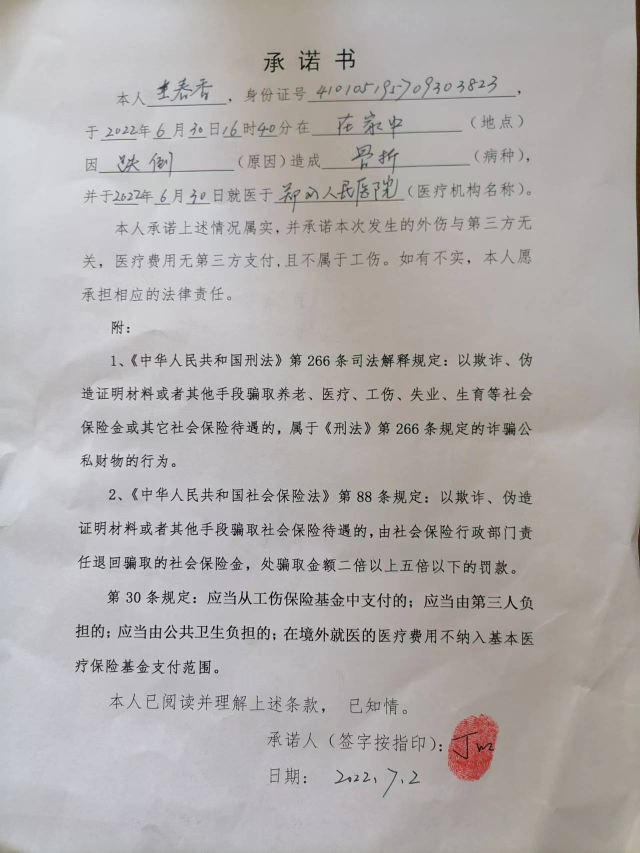
#> input picture opencv/2.jpg, 1280 x 1706 px, found by its file name (shown at 1/2 size)
$ python 'jpgT扫描2.py'
#> lines starting #> are read from the running program, lines starting #| are printed output that depends on the picture; after the words box and inside, x2 and y2 are one past the last pixel; in counts of white or black regions, pixels touching at a corner belong together
import cv2
from matplotlib.cbook import pts_to_midstep
import numpy as np


def rectify(h):
    h = h.reshape((4, 2))
    print(h)
    hnew = np.zeros((4, 2), dtype=np.float32)

    add = h.sum(1)
    print(add)
    hnew[0] = h[np.argmin(add)]
    hnew[2] = h[np.argmax(add)]

    diff = np.diff(h, axis=1)
    hnew[1] = h[np.argmin(diff)]
    hnew[3] = h[np.argmax(diff)]

    return hnew
#读入要检测的图片，此处读入单张图片。如果分辨率足够好的话，我们也可以使用笔记本电脑的摄像头。
image = cv2.imread(r'C:\Users\D\Documents\python\Python\opencv\2.jpg')
#> image is the input picture: shape (1706, 1280, 3); mean B, G, R 172.5, 173.3, 177.3
#重新设置图片的大小，以便对其进行处理:选择最佳维度，以便重要内容不会丢失
# image = cv2.resize(image, (1500,880))
height, width, channel = image.shape
#> height = 1706; width = 1280; channel = 3
adj_width=int(width/2)
#> adj_width = 640
adj_height=int(height/2)
#> adj_height = 853
image = cv2.resize(image, (int(width/2), int(height/2)))
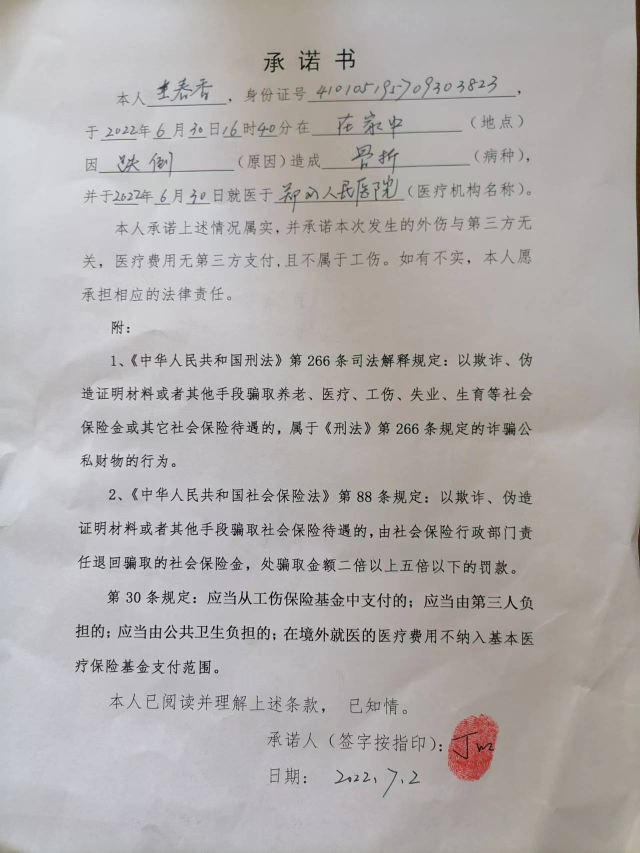
#> image: shape (853, 640, 3); mean B, G, R 172.6, 173.4, 177.4
#创建原始图像的副本
orig = image.copy()
#对图像进行灰度处理，并进而进行行高斯模糊处理
gray = cv2.cvtColor(image, cv2.COLOR_BGR2GRAY)
blurred = cv2.GaussianBlur(gray, (5, 5), 0)
#使用canny算法进行边缘检测
edged = cv2.Canny(blurred,0,50)
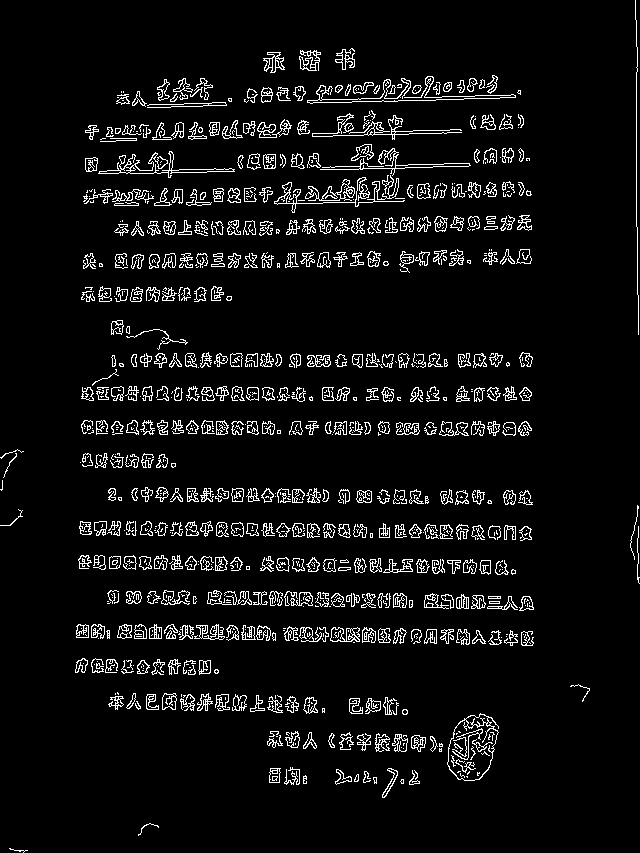
#> edged: shape (853, 640); 6.2% white in thin lines or dots
#创建canny算法处理后的副本
orig_edged = edged.copy()
#找到边缘图像中的轮廓，只保留最大的，并初始化屏幕轮廓
#findContours()函数用于从二值图像中查找轮廓
contours,heridency = cv2.findContours(edged, cv2.RETR_LIST, cv2.CHAIN_APPROX_NONE)
#> contours = 1737 contours, 1119 with area under 20; largest, box (x1, y1, x2, y2) and area: (447, 713, 499, 781) 2453, (447, 719, 499, 781) 2186, (98, 151, 235, 178) 499, (274, 175, 405, 213) 440, (305, 179, 355, 201) 406; heridency = 1737 rows, first 6: [1, -1, -1, -1], [2, 0, -1, -1], [3, 1, -1, -1], [4, 2, -1, -1], [5, 3, -1, -1], [6, 4, -1, -1]
#使用python中的sorted函数返回contours重新排序的结果（降序），排序规则（key）：根据计算的轮廓面积大小
contours = sorted(contours, key = cv2.contourArea, reverse = True)
#得到近似轮廓
for c in contours:
    p = cv2.arcLength(c, True)   #计算封闭轮廓的周长或者曲线的长度
    approx = cv2.approxPolyDP(c, 0.02*p, True)  #指定0.02*p精度逼近多边形曲线，这种近似曲线为闭合曲线,因此参数closed为True

    if len(approx) == 4:    #如果逼近的是四边形
        target = approx     #则此轮廓为要找的轮廓
        break               #找到即跳出循环
#> this loop made 24 passes
#> (p, target) on pass 24: (51.07, [[263, 155], [264, 168], [274, 168], [275, 154]])
#> p on passes 1 to 6: 245.3, 300.5, 688.4, 863.8, 229.2, 661.6

#将目标映射到800*800四边形
# approx = rectify(target)
approx = np.float32([[0,0],[adj_width,0],[adj_width, adj_height],[0, adj_height]])
#> approx = [[0, 0], [640, 0], [640, 853], [0, 853]]
pts2=approx
#> pts2 = [[0, 0], [640, 0], [640, 853], [0, 853]]
# pts2 = np.float32([[0,0],[800,0],[800,800],[0,800]])

#透视变换
# 使用gtePerspectiveTransform函数获得透视变换矩阵：approx是源图像中四边形的4个定点集合位置；pts2是目标图像的4个定点集合位置
M = cv2.getPerspectiveTransform(approx, pts2)
# 使用warpPerspective函数对源图像进行透视变换，输出图像dst大小为800*800
dst = cv2.warpPerspective(orig, M, (adj_width,adj_height))
#画出轮廓，-1表示所有的轮廓，画笔颜色为（0,255,0），粗细为2
cv2.drawContours(image, [target], -1, (0, 255, 0), 2)
#> image: shape (853, 640, 3); 0.03% of pixels changed, all inside (x1, y1, x2, y2) = (262, 153, 277, 170)
#对透视变换后的图像进行灰度处理
dst = cv2.cvtColor(dst, cv2.COLOR_BGR2GRAY)

#对透视变换后的图像使用阈值进行约束获得扫描结果

# 使用固定阈值操作：threshold()函数：有四个参数：第一个是原图像，第二个是进行分类的阈值，第三个是高于(低于)阈值时赋予的新值，
# 第四个是一个方法选择参数：cv2.THRESH_BINARY(黑白二值)
# 该函数返回值有两个参数，第一个是retVal(得到的阈值值(在OTSU会用到))，第二个是阈值化后的图像
ret, th1 = cv2.threshold(dst, 127, 255, cv2.THRESH_BINARY)    #进行固定阈值处理，得到二值图像
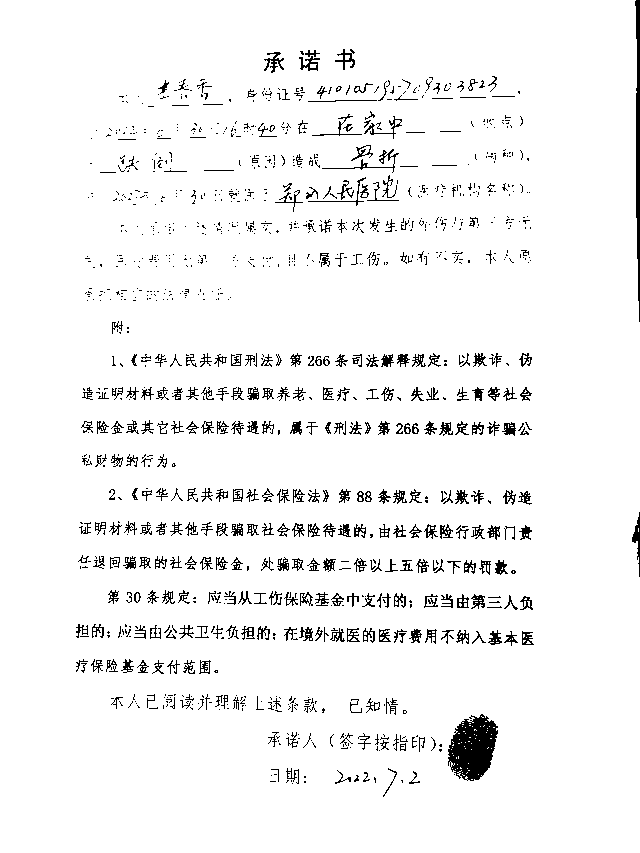
#> th1: shape (853, 640); 95.3% white; black in thin lines or dots, all inside (x1, y1, x2, y2) = (76, 0, 640, 797)
# 使用Otsu's二值化，在最后一个参数加上cv2.THRESH_OTSU
ret2, th2 = cv2.threshold(dst, 0, 255, cv2.THRESH_BINARY+cv2.THRESH_OTSU)
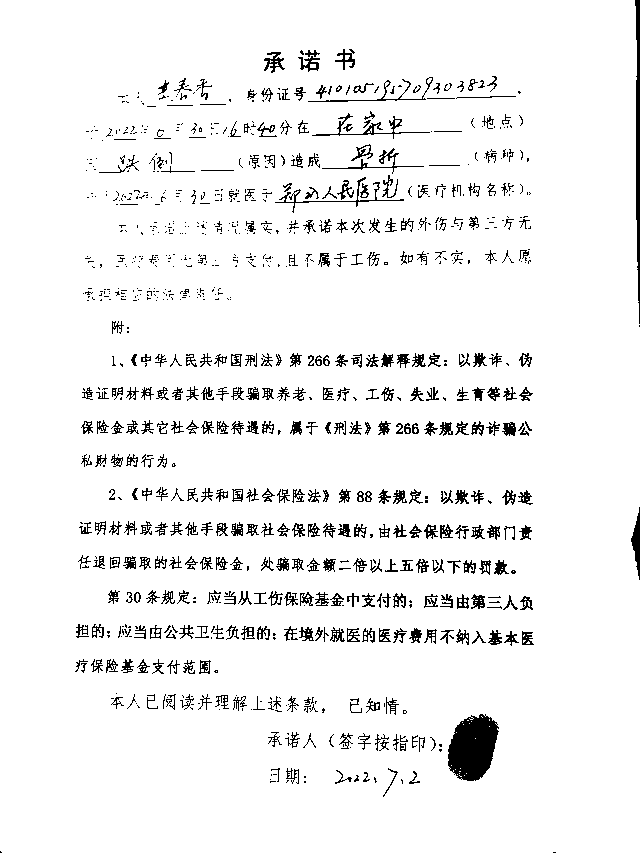
#> th2: shape (853, 640); 94.5% white; black in thin lines or dots
#> ret2 = 137

# 使用自适应阈值操作：adaptiveThreshold()函数
# 第二个参数为领域内均值，第五个参数为规定正方形领域大小（11*11），第六个参数是常数C：阈值等于均值减去这个常数
th3 = cv2.adaptiveThreshold(dst, 255, cv2.ADAPTIVE_THRESH_MEAN_C, cv2.THRESH_BINARY, 11, 2)
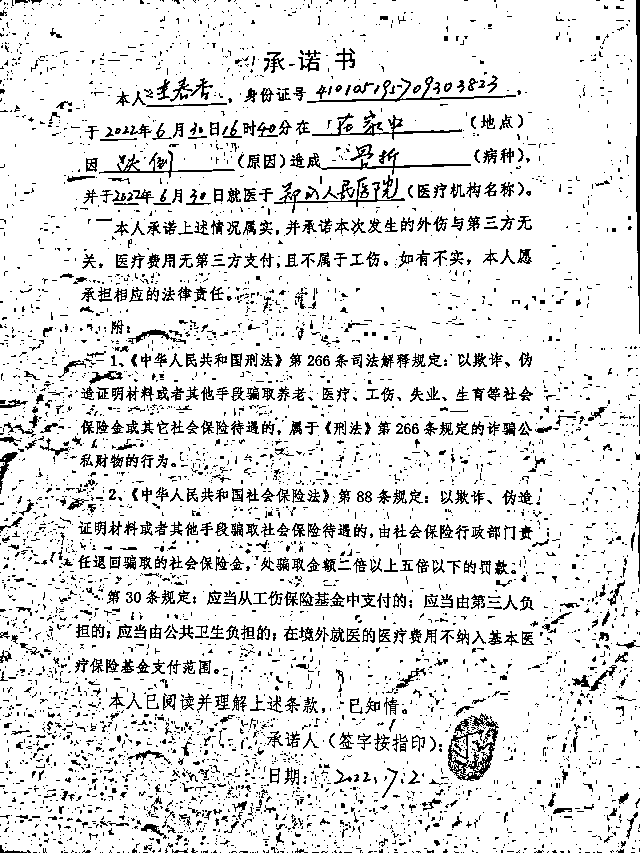
#> th3: shape (853, 640); 88.4% white; black in thin lines or dots
# 第二个参数为领域内像素点加权和，权重为一个高斯窗口，第五个参数为规定正方形领域大小（11*11），第六个参数是常数C：阈值等于加权值减去这个常数
th4 = cv2.adaptiveThreshold(dst,255, cv2.ADAPTIVE_THRESH_GAUSSIAN_C, cv2.THRESH_BINARY, 11, 2)
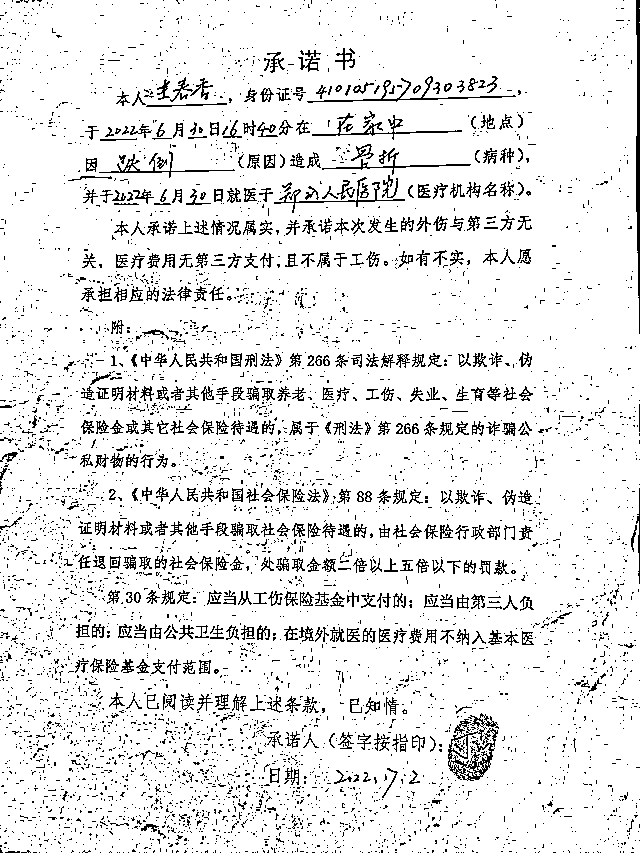
#> th4: shape (853, 640); 91.1% white; black in thin lines or dots

#输出处理后的图像
cv2.imshow("orig 原始图像", orig)
cv2.imshow("gray 原始图像经灰度变换", gray)
cv2.imshow("blurred 原始图像经高斯模糊处理", blurred)
cv2.imshow("orig_edged 原始图像经canny边缘检测后的结果", orig_edged)
cv2.imshow("image singed 边界被标记的原图", image)
cv2.imshow("th1 固定阈值操作", th1)
cv2.imshow("th2 Otsu二值化", th2)
cv2.imshow("th3 自适应阈值（领域内均值）", th3)
cv2.imshow("th4 自适应阈值（领域内像素点加权和）", th4)
cv2.imshow("dst 透视变换后的图像", dst)

cv2.waitKey(0)
cv2.destroyAllWindows()
